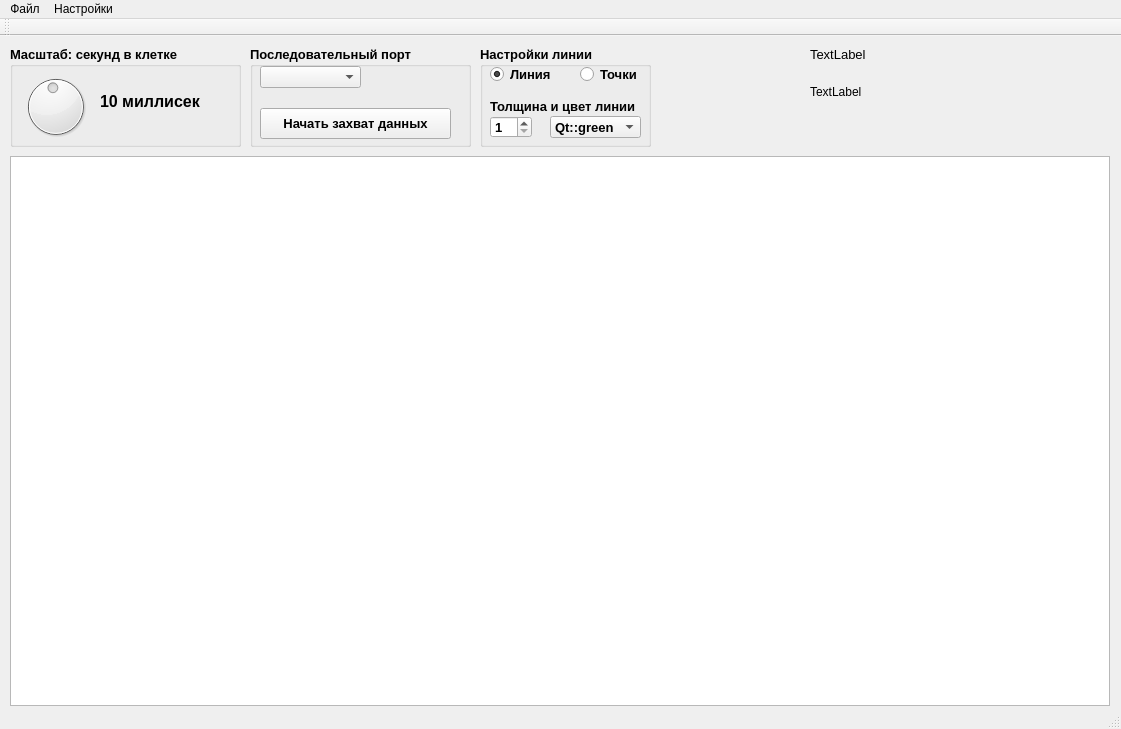
<?xml version="1.0" encoding="UTF-8"?>
<ui version="4.0">
 <class>MainWindow</class>
 <widget class="QMainWindow" name="MainWindow">
  <property name="geometry">
   <rect>
    <x>0</x>
    <y>0</y>
    <width>1121</width>
    <height>729</height>
   </rect>
  </property>
  <property name="windowTitle">
   <string>MainWindow</string>
  </property>
  <widget class="QWidget" name="centralWidget">
   <widget class="QGraphicsView" name="graphicsView">
    <property name="geometry">
     <rect>
      <x>10</x>
      <y>120</y>
      <width>1100</width>
      <height>550</height>
     </rect>
    </property>
   </widget>
   <widget class="QGroupBox" name="groupBox">
    <property name="geometry">
     <rect>
      <x>10</x>
      <y>10</y>
      <width>231</width>
      <height>101</height>
     </rect>
    </property>
    <property name="font">
     <font>
      <pointsize>10</pointsize>
      <weight>75</weight>
      <bold>true</bold>
     </font>
    </property>
    <property name="title">
     <string>Масштаб: секунд в клетке</string>
    </property>
    <widget class="QDial" name="dial">
     <property name="geometry">
      <rect>
       <x>10</x>
       <y>20</y>
       <width>71</width>
       <height>81</height>
      </rect>
     </property>
     <property name="minimum">
      <number>1</number>
     </property>
     <property name="maximum">
      <number>20</number>
     </property>
     <property name="singleStep">
      <number>1</number>
     </property>
     <property name="pageStep">
      <number>20</number>
     </property>
     <property name="value">
      <number>10</number>
     </property>
     <property name="sliderPosition">
      <number>10</number>
     </property>
    </widget>
    <widget class="QLabel" name="labelScale">
     <property name="geometry">
      <rect>
       <x>90</x>
       <y>40</y>
       <width>131</width>
       <height>31</height>
      </rect>
     </property>
     <property name="font">
      <font>
       <pointsize>12</pointsize>
      </font>
     </property>
     <property name="text">
      <string>10 миллисек</string>
     </property>
    </widget>
   </widget>
   <widget class="QGroupBox" name="groupBox_2">
    <property name="geometry">
     <rect>
      <x>250</x>
      <y>10</y>
      <width>221</width>
      <height>101</height>
     </rect>
    </property>
    <property name="font">
     <font>
      <pointsize>10</pointsize>
      <weight>75</weight>
      <bold>true</bold>
     </font>
    </property>
    <property name="title">
     <string>Последовательный порт</string>
    </property>
    <widget class="QPushButton" name="pushButton_2">
     <property name="geometry">
      <rect>
       <x>10</x>
       <y>62</y>
       <width>191</width>
       <height>31</height>
      </rect>
     </property>
     <property name="text">
      <string>Начать захват данных</string>
     </property>
    </widget>
    <widget class="QComboBox" name="comboBox">
     <property name="geometry">
      <rect>
       <x>10</x>
       <y>20</y>
       <width>101</width>
       <height>22</height>
      </rect>
     </property>
    </widget>
   </widget>
   <widget class="QLabel" name="label">
    <property name="geometry">
     <rect>
      <x>810</x>
      <y>40</y>
      <width>221</width>
      <height>31</height>
     </rect>
    </property>
    <property name="text">
     <string>TextLabel</string>
    </property>
   </widget>
   <widget class="QLabel" name="label_2">
    <property name="geometry">
     <rect>
      <x>810</x>
      <y>10</y>
      <width>231</width>
      <height>16</height>
     </rect>
    </property>
    <property name="font">
     <font>
      <pointsize>10</pointsize>
     </font>
    </property>
    <property name="text">
     <string>TextLabel</string>
    </property>
   </widget>
   <widget class="QGroupBox" name="groupBox_3">
    <property name="geometry">
     <rect>
      <x>480</x>
      <y>10</y>
      <width>171</width>
      <height>101</height>
     </rect>
    </property>
    <property name="font">
     <font>
      <pointsize>10</pointsize>
      <weight>75</weight>
      <bold>true</bold>
     </font>
    </property>
    <property name="title">
     <string>Настройки линии</string>
    </property>
    <widget class="QRadioButton" name="radioButton">
     <property name="geometry">
      <rect>
       <x>10</x>
       <y>20</y>
       <width>82</width>
       <height>17</height>
      </rect>
     </property>
     <property name="text">
      <string>Линия</string>
     </property>
     <property name="checked">
      <bool>true</bool>
     </property>
    </widget>
    <widget class="QRadioButton" name="radioButton_2">
     <property name="geometry">
      <rect>
       <x>100</x>
       <y>20</y>
       <width>82</width>
       <height>17</height>
      </rect>
     </property>
     <property name="text">
      <string>Точки</string>
     </property>
    </widget>
    <widget class="QSpinBox" name="spinBox">
     <property name="geometry">
      <rect>
       <x>10</x>
       <y>70</y>
       <width>42</width>
       <height>22</height>
      </rect>
     </property>
     <property name="minimum">
      <number>1</number>
     </property>
     <property name="maximum">
      <number>10</number>
     </property>
    </widget>
    <widget class="QLabel" name="label_4">
     <property name="geometry">
      <rect>
       <x>10</x>
       <y>50</y>
       <width>161</width>
       <height>21</height>
      </rect>
     </property>
     <property name="text">
      <string>Толщина и цвет линии</string>
     </property>
    </widget>
    <widget class="QComboBox" name="comboBox_2">
     <property name="geometry">
      <rect>
       <x>70</x>
       <y>70</y>
       <width>91</width>
       <height>22</height>
      </rect>
     </property>
     <item>
      <property name="text">
       <string>Qt::green</string>
      </property>
     </item>
     <item>
      <property name="text">
       <string>Qt::red</string>
      </property>
     </item>
    </widget>
   </widget>
  </widget>
  <widget class="QMenuBar" name="menuBar">
   <property name="geometry">
    <rect>
     <x>0</x>
     <y>0</y>
     <width>1121</width>
     <height>21</height>
    </rect>
   </property>
   <widget class="QMenu" name="menu">
    <property name="title">
     <string>Файл</string>
    </property>
   </widget>
   <widget class="QMenu" name="menu_2">
    <property name="title">
     <string>Настройки</string>
    </property>
    <addaction name="action"/>
    <addaction name="separator"/>
    <addaction name="action_3"/>
   </widget>
   <addaction name="menu"/>
   <addaction name="menu_2"/>
  </widget>
  <widget class="QToolBar" name="mainToolBar">
   <attribute name="toolBarArea">
    <enum>TopToolBarArea</enum>
   </attribute>
   <attribute name="toolBarBreak">
    <bool>false</bool>
   </attribute>
  </widget>
  <widget class="QStatusBar" name="statusBar"/>
  <action name="action">
   <property name="text">
    <string>Цвет</string>
   </property>
  </action>
  <action name="action_3">
   <property name="text">
    <string>Настройки последовательного прта</string>
   </property>
  </action>
 </widget>
 <layoutdefault spacing="6" margin="11"/>
 <resources/>
 <connections/>
</ui>
